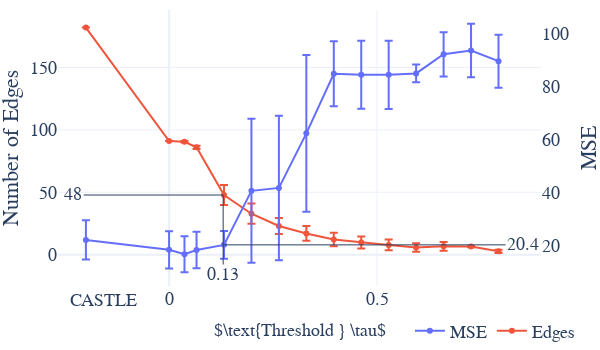

The code cell stored with this chart in its notebook:
### Code cell
import re
from utils import load_pickle
import pandas as pd
import numpy as np

save = True
dset='100000'
version = 'boston'#'(adult2|adult)'
metric = 'MSE'
theta = '(([+-])?\d(\.\d+)?)'
folder = "./results/adjmats/"
list_edges = []
for filename in os.listdir(folder):
    match = re.search(f'W_est.{dset}.(\d).(\d).(.*?).{version}.pkl$', filename)
    if match:
        out_f, in_f, theta = match.groups()
        edges = sum(load_pickle(os.path.join(folder,filename), verbose=False).flatten()>0)
        list_edges.append((float(theta), out_f, in_f, edges))
n_edges = pd.DataFrame(list_edges).groupby(0, as_index=False).agg({3 : ['mean', 'std']})
n_edges.columns = n_edges.columns.droplevel()
n_edges.columns = ['theta','N_edges','Std']

folder = "./results/"
filename = f"Nested5FoldCASTLE.Reg.Synth.100000.{version}.pkl"
describe = load_pickle(os.path.join(folder,filename), verbose=False)
agg_stats = pd.DataFrame([(describe[c]['theta'],c[9],describe[c]['fold'],describe[c][metric]) for c in describe]).groupby(0, as_index=False).agg({2 : ['count','max'], 3 : ['mean', 'std']})
agg_stats.columns = ['theta', 'count','folds',  'accuracy_mean', 'accuracy_std']
agg_stats=agg_stats.merge(n_edges,on='theta')
agg_stats= agg_stats.drop_duplicates(subset=['N_edges'])
sub = -0.2
agg_stats.loc[agg_stats['theta']==-1,'theta'] = sub

filter_theta = 0.8
filter_list = []
agg_stats = agg_stats[(agg_stats['theta']<=filter_theta) & (~round(agg_stats['theta'],3).isin(filter_list))]
display(agg_stats)

import plotly.graph_objects as go
from plotly.subplots import make_subplots

# Create figure with secondary y-axis
fig = make_subplots(specs=[[{"secondary_y": True}]])

# Add traces
fig.add_trace(
    go.Scatter(x=agg_stats['theta'], y=agg_stats['accuracy_mean'], name=metric,         
    error_y=dict(
            type='data', # value of error bar given in data coordinates
            array=agg_stats['accuracy_std'],
            visible=True)
            ),
    secondary_y=True, 
)

fig.add_trace(
    go.Scatter(x=agg_stats['theta'], y=agg_stats['N_edges'], name="Edges",
    error_y=dict(
            type='data', # value of error bar given in data coordinates
            array=agg_stats['Std'],
            visible=True)
              ),
    secondary_y=False,
)

# Add figure title
fig.update_layout(
    title='',
    legend={
        'y':-0.23,
        'x':0.85,
        'orientation':"h",
        'xanchor': 'center',
        'yanchor': 'bottom'},
    template='plotly_white',
    autosize=True,
    width=600, height=350, 
    margin=dict(
        l=10,
        r=10,
        b=0,
        t=10,
        pad=0
    ),
    font=dict(
        family='Serif',#"Courier New, monospace",
        size=18,
        # color="Black"
    )    
)

# Set x-axis title
fig.update_xaxes(showgrid=True,title={'text':r'$\text{Threshold } \tau$','font':{'size':18#, 'family': 'Courier New, monospace',
}},tickvals=list(np.round(np.arange(0, max(agg_stats['theta']), 0.5),1)),
)

# Set y-axes titles
fig.update_yaxes(title={'text':"Number of Edges"#,'font':{'size':18}
}, secondary_y=False)
fig.update_yaxes(showgrid=False,nticks=6,zeroline=False, title={'text':metric#,'font':{'size':18}
}, #nticks=13,
secondary_y=True)


fig.add_annotation(x=0.02, y=-0.094,
            text="CASTLE",
            showarrow=False,
            yshift=0,
            xref='paper',
            yref='paper',)
chosen_tau=0.13
y_co = agg_stats[agg_stats['theta']==chosen_tau]['accuracy_mean']
fig.add_annotation(x=chosen_tau, y=47.8,
            text=str(chosen_tau),
            showarrow=True,
            yshift=0,
            xref='x',ax=0,
            yref='y',ay=80)
fig.add_annotation(x=chosen_tau, y=20.363,
            text=str(20.4),
            showarrow=True,
            yshift=0,
            xref='x',ax=300,
            yref='y2',ay=0)
fig.add_annotation(x=chosen_tau, y=47.8,
            text=str(48),
            showarrow=True,
            yshift=0,
            xref='x',ax=-150,
            yref='y',ay=0)
            
fig.show()

output_folder = "figures"
if not os.path.exists(output_folder):
    os.mkdir(output_folder)

out_path = os.path.join(output_folder,f"plot_tauoptim_{version}.png")

if save:
    import kaleido
    fig.write_image(out_path)

### Figure 1 — Plotly figure (JSON) as saved in the notebook; plotly's stock layout.template omitted (floating-point values rounded to 4 significant figures)
{"data": [{"error_y": {"array": [7.387, 7.043, 6.784, 6.869, 5.234, 27.21, 27.31, 29.58, 12.28, 12.86, 12.87, 3.362, 8.357, 10.11, 10.01], "type": "data", "visible": true}, "name": "MSE", "type": "scatter", "x": [-0.2, 0, 0.037, 0.066, 0.132, 0.198, 0.264, 0.33, 0.396, 0.462, 0.528, 0.594, 0.66, 0.726, 0.792], "xaxis": "x", "y": [22.23, 18.51, 16.82, 18.44, 20.36, 40.77, 41.88, 62.5, 85.0, 84.61, 84.6, 85.13, 92.36, 93.78, 89.78], "yaxis": "y2"}, {"error_y": {"array": [0, 0, 0.527, 1.291, 7.943, 8.098, 6.39, 5.916, 5.416, 4.805, 4.252, 3.416, 3.519, 0.527, 1.291], "type": "data", "visible": true}, "name": "Edges", "type": "scatter", "x": [-0.2, 0, 0.037, 0.066, 0.132, 0.198, 0.264, 0.33, 0.396, 0.462, 0.528, 0.594, 0.66, 0.726, 0.792], "xaxis": "x", "y": [182, 91, 90.5, 86, 47.8, 32.8, 23, 17, 12.2, 9.8, 7.8, 5.667, 6.667, 6.5, 2.667], "yaxis": "y"}], "layout": {"annotations": [{"showarrow": false, "text": "CASTLE", "x": 0.02, "xref": "paper", "y": -0.094, "yref": "paper", "yshift": 0}, {"ax": 0, "ay": 80, "showarrow": true, "text": "0.13", "x": 0.13, "xref": "x", "y": 47.8, "yref": "y", "yshift": 0}, {"ax": 300, "ay": 0, "showarrow": true, "text": "20.4", "x": 0.13, "xref": "x", "y": 20.36, "yref": "y2", "yshift": 0}, {"ax": -150, "ay": 0, "showarrow": true, "text": "48", "x": 0.13, "xref": "x", "y": 47.8, "yref": "y", "yshift": 0}], "autosize": true, "font": {"family": "Serif", "size": 18}, "height": 350, "legend": {"orientation": "h", "x": 0.85, "xanchor": "center", "y": -0.23, "yanchor": "bottom"}, "margin": {"b": 0, "l": 10, "pad": 0, "r": 10, "t": 10}, "title": {"text": ""}, "width": 600, "xaxis": {"anchor": "y", "domain": [0, 0.94], "showgrid": true, "tickvals": [0, 0.5], "title": {"font": {"size": 18}, "text": "$\\text{Threshold } \\tau$"}}, "yaxis": {"anchor": "x", "domain": [0, 1], "title": {"text": "Number of Edges"}}, "yaxis2": {"anchor": "x", "nticks": 6, "overlaying": "y", "showgrid": false, "side": "right", "title": {"text": "MSE"}, "zeroline": false}}}
